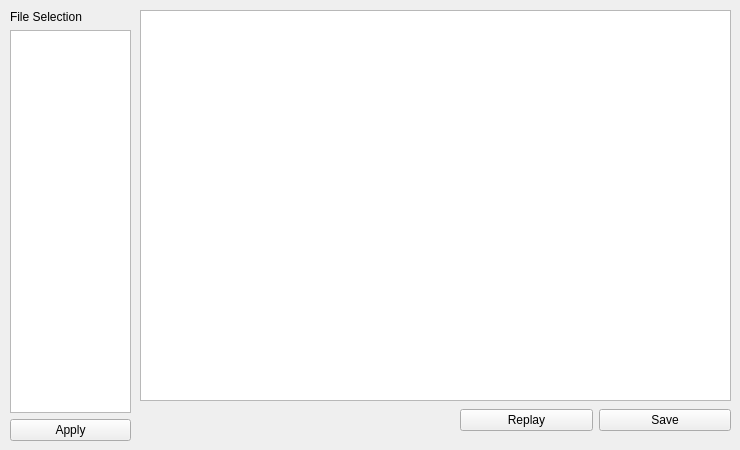
                 <widget class="QWidget" name="page_39">
                  <widget class="QWidget" name="verticalLayoutWidget_24">
                   <property name="geometry">
                    <rect>
                     <x>10</x>
                     <y>10</y>
                     <width>121</width>
                     <height>431</height>
                    </rect>
                   </property>
                   <layout class="QVBoxLayout" name="verticalLayout_26">
                    <item>
                     <widget class="QLabel" name="label_Vis_Wat_Ani_fSele">
                      <property name="text">
                       <string>File Selection</string>
                      </property>
                     </widget>
                    </item>
                    <item>
                     <widget class="QListWidget" name="listWidget_Vis_Wat_Ani_fSele"/>
                    </item>
                    <item>
                     <widget class="QPushButton" name="pushButton_Vis_Wat_Ani_Apply">
                      <property name="text">
                       <string>Apply</string>
                      </property>
                     </widget>
                    </item>
                   </layout>
                  </widget>
                  <widget class="QGraphicsView" name="graphicsView_Vis_Wat_Ani_Disp">
                   <property name="geometry">
                    <rect>
                     <x>140</x>
                     <y>10</y>
                     <width>591</width>
                     <height>391</height>
                    </rect>
                   </property>
                  </widget>
                  <widget class="QWidget" name="horizontalLayoutWidget_26">
                   <property name="geometry">
                    <rect>
                     <x>460</x>
                     <y>400</y>
                     <width>271</width>
                     <height>41</height>
                    </rect>
                   </property>
                   <layout class="QHBoxLayout" name="horizontalLayout_31">
                    <item>
                     <widget class="QPushButton" name="pushButton_Vis_Wat_Ani_Replay">
                      <property name="text">
                       <string>Replay</string>
                      </property>
                     </widget>
                    </item>
                    <item>
                     <widget class="QPushButton" name="pushButton_Vis_Wat_Ani_Save">
                      <property name="text">
                       <string>Save</string>
                      </property>
                     </widget>
                    </item>
                   </layout>
                  </widget>
                 </widget>
